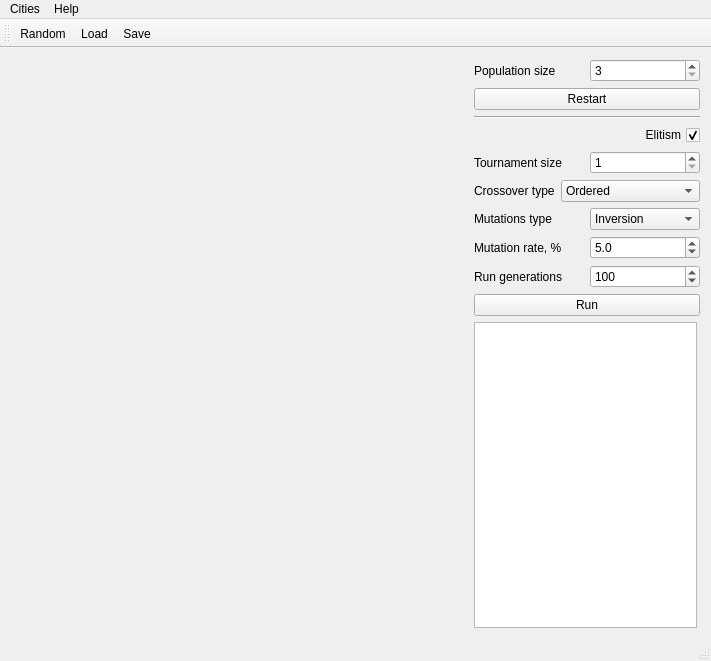
<?xml version="1.0" encoding="UTF-8"?>
<ui version="4.0">
 <class>MainWindow</class>
 <widget class="QMainWindow" name="MainWindow">
  <property name="geometry">
   <rect>
    <x>0</x>
    <y>0</y>
    <width>711</width>
    <height>661</height>
   </rect>
  </property>
  <property name="windowTitle">
   <string>Travelling salesman</string>
  </property>
  <property name="windowIcon">
   <iconset resource="application.qrc">
    <normaloff>:/images/R531.png</normaloff>:/images/R531.png</iconset>
  </property>
  <widget class="QWidget" name="centralWidget">
   <layout class="QHBoxLayout" name="horizontalLayout_3">
    <item>
     <layout class="QHBoxLayout" name="horizontalLayout" stretch="2,1">
      <property name="sizeConstraint">
       <enum>QLayout::SetDefaultConstraint</enum>
      </property>
      <item>
       <layout class="QVBoxLayout" name="verticalLayout" stretch="0,0">
        <property name="sizeConstraint">
         <enum>QLayout::SetNoConstraint</enum>
        </property>
        <item>
         <widget class="QCustomPlot" name="citiesPlot" native="true">
          <property name="sizePolicy">
           <sizepolicy hsizetype="Preferred" vsizetype="Preferred">
            <horstretch>0</horstretch>
            <verstretch>2</verstretch>
           </sizepolicy>
          </property>
         </widget>
        </item>
        <item>
         <widget class="QCustomPlot" name="statPlot" native="true">
          <property name="sizePolicy">
           <sizepolicy hsizetype="Preferred" vsizetype="Preferred">
            <horstretch>0</horstretch>
            <verstretch>1</verstretch>
           </sizepolicy>
          </property>
         </widget>
        </item>
       </layout>
      </item>
      <item>
       <layout class="QVBoxLayout" name="verticalLayout_3" stretch="0,0,0,0,1,0,0">
        <property name="sizeConstraint">
         <enum>QLayout::SetFixedSize</enum>
        </property>
        <item>
         <layout class="QHBoxLayout" name="horizontalLayout_8">
          <item>
           <widget class="QLabel" name="label_2">
            <property name="text">
             <string>Population size</string>
            </property>
           </widget>
          </item>
          <item>
           <widget class="QSpinBox" name="popSizeSpinBox">
            <property name="minimum">
             <number>3</number>
            </property>
            <property name="maximum">
             <number>100</number>
            </property>
           </widget>
          </item>
         </layout>
        </item>
        <item>
         <widget class="QPushButton" name="repopulateButton">
          <property name="text">
           <string>Restart</string>
          </property>
         </widget>
        </item>
        <item>
         <widget class="Line" name="line">
          <property name="orientation">
           <enum>Qt::Horizontal</enum>
          </property>
         </widget>
        </item>
        <item>
         <layout class="QHBoxLayout" name="horizontalLayout_6">
          <item>
           <widget class="QCheckBox" name="elitismCheckBox">
            <property name="layoutDirection">
             <enum>Qt::RightToLeft</enum>
            </property>
            <property name="text">
             <string>Elitism</string>
            </property>
            <property name="checked">
             <bool>true</bool>
            </property>
           </widget>
          </item>
         </layout>
        </item>
        <item>
         <layout class="QVBoxLayout" name="verticalLayout_4">
          <item>
           <layout class="QHBoxLayout" name="horizontalLayout_5">
            <item>
             <widget class="QLabel" name="tournamentLabel">
              <property name="text">
               <string>Tournament size</string>
              </property>
             </widget>
            </item>
            <item>
             <widget class="QSpinBox" name="tournamentSpinBox">
              <property name="minimum">
               <number>1</number>
              </property>
             </widget>
            </item>
           </layout>
          </item>
          <item>
           <layout class="QHBoxLayout" name="horizontalLayout_9">
            <item>
             <widget class="QLabel" name="crossTypeLabel">
              <property name="text">
               <string>Crossover type</string>
              </property>
             </widget>
            </item>
            <item>
             <widget class="QComboBox" name="crossTypeComboBox">
              <property name="currentIndex">
               <number>0</number>
              </property>
              <item>
               <property name="text">
                <string>Ordered</string>
               </property>
              </item>
              <item>
               <property name="text">
                <string>Cycle</string>
               </property>
              </item>
              <item>
               <property name="text">
                <string>Position based</string>
               </property>
              </item>
              <item>
               <property name="text">
                <string>Edge recombination</string>
               </property>
              </item>
             </widget>
            </item>
           </layout>
          </item>
          <item>
           <layout class="QHBoxLayout" name="horizontalLayout_7">
            <item>
             <widget class="QLabel" name="mutTypeLabel">
              <property name="text">
               <string>Mutations type</string>
              </property>
             </widget>
            </item>
            <item>
             <widget class="QComboBox" name="mutTypeComboBox">
              <item>
               <property name="text">
                <string>Inversion</string>
               </property>
              </item>
              <item>
               <property name="text">
                <string>Insertion</string>
               </property>
              </item>
              <item>
               <property name="text">
                <string>Swap two</string>
               </property>
              </item>
              <item>
               <property name="text">
                <string>Swap three</string>
               </property>
              </item>
             </widget>
            </item>
           </layout>
          </item>
          <item>
           <layout class="QHBoxLayout" name="horizontalLayout_2">
            <item>
             <widget class="QLabel" name="label">
              <property name="text">
               <string>Mutation rate, %</string>
              </property>
             </widget>
            </item>
            <item>
             <widget class="QDoubleSpinBox" name="mutationSpinBox">
              <property name="decimals">
               <number>1</number>
              </property>
              <property name="maximum">
               <double>100.000000000000000</double>
              </property>
              <property name="singleStep">
               <double>0.500000000000000</double>
              </property>
              <property name="value">
               <double>5.000000000000000</double>
              </property>
             </widget>
            </item>
           </layout>
          </item>
          <item>
           <layout class="QHBoxLayout" name="horizontalLayout_4">
            <item>
             <widget class="QLabel" name="stepLabel">
              <property name="text">
               <string>Run generations</string>
              </property>
             </widget>
            </item>
            <item>
             <widget class="QSpinBox" name="stepSpinBox">
              <property name="minimum">
               <number>1</number>
              </property>
              <property name="maximum">
               <number>9999</number>
              </property>
              <property name="value">
               <number>100</number>
              </property>
             </widget>
            </item>
           </layout>
          </item>
         </layout>
        </item>
        <item>
         <widget class="QPushButton" name="runButton">
          <property name="text">
           <string>Run</string>
          </property>
         </widget>
        </item>
        <item>
         <widget class="QListView" name="listView">
          <property name="sizePolicy">
           <sizepolicy hsizetype="Preferred" vsizetype="Preferred">
            <horstretch>0</horstretch>
            <verstretch>0</verstretch>
           </sizepolicy>
          </property>
          <property name="minimumSize">
           <size>
            <width>223</width>
            <height>0</height>
           </size>
          </property>
          <property name="maximumSize">
           <size>
            <width>223</width>
            <height>16777215</height>
           </size>
          </property>
         </widget>
        </item>
       </layout>
      </item>
     </layout>
    </item>
   </layout>
  </widget>
  <widget class="QMenuBar" name="menuBar">
   <property name="geometry">
    <rect>
     <x>0</x>
     <y>0</y>
     <width>711</width>
     <height>18</height>
    </rect>
   </property>
   <widget class="QMenu" name="menuFile">
    <property name="title">
     <string>Cities</string>
    </property>
    <addaction name="actionRandom_Initialization"/>
    <addaction name="actionLoad"/>
    <addaction name="actionSave"/>
    <addaction name="separator"/>
    <addaction name="actionExit"/>
   </widget>
   <widget class="QMenu" name="menuHelp">
    <property name="title">
     <string>Help</string>
    </property>
    <addaction name="actionAbout_Qt"/>
   </widget>
   <addaction name="menuFile"/>
   <addaction name="menuHelp"/>
  </widget>
  <widget class="QToolBar" name="mainToolBar">
   <property name="movable">
    <bool>true</bool>
   </property>
   <attribute name="toolBarArea">
    <enum>TopToolBarArea</enum>
   </attribute>
   <attribute name="toolBarBreak">
    <bool>false</bool>
   </attribute>
   <addaction name="actionRandom_Initialization"/>
   <addaction name="actionLoad"/>
   <addaction name="actionSave"/>
  </widget>
  <widget class="QStatusBar" name="statusBar">
   <property name="toolTip">
    <string/>
   </property>
  </widget>
  <action name="actionSave">
   <property name="icon">
    <iconset resource="application.qrc">
     <normaloff>:/images/save.png</normaloff>:/images/save.png</iconset>
   </property>
   <property name="text">
    <string>Save</string>
   </property>
   <property name="toolTip">
    <string>&lt;html&gt;&lt;head/&gt;&lt;body&gt;&lt;p&gt;Save cities configuration&lt;/p&gt;&lt;/body&gt;&lt;/html&gt;</string>
   </property>
  </action>
  <action name="actionExit">
   <property name="text">
    <string>Exit</string>
   </property>
  </action>
  <action name="actionRandom_Initialization">
   <property name="icon">
    <iconset resource="application.qrc">
     <normaloff>:/images/roll.png</normaloff>:/images/roll.png</iconset>
   </property>
   <property name="text">
    <string>Random</string>
   </property>
   <property name="toolTip">
    <string>Random</string>
   </property>
  </action>
  <action name="actionAbout_Qt">
   <property name="text">
    <string>About Qt</string>
   </property>
  </action>
  <action name="actionLoad">
   <property name="icon">
    <iconset resource="application.qrc">
     <normaloff>:/images/open.png</normaloff>:/images/open.png</iconset>
   </property>
   <property name="text">
    <string>Load</string>
   </property>
  </action>
 </widget>
 <layoutdefault spacing="6" margin="11"/>
 <customwidgets>
  <customwidget>
   <class>QCustomPlot</class>
   <extends>QWidget</extends>
   <header>qcustomplot.h</header>
   <container>1</container>
  </customwidget>
 </customwidgets>
 <resources>
  <include location="application.qrc"/>
 </resources>
 <connections>
  <connection>
   <sender>actionExit</sender>
   <signal>triggered()</signal>
   <receiver>MainWindow</receiver>
   <slot>close()</slot>
   <hints>
    <hint type="sourcelabel">
     <x>-1</x>
     <y>-1</y>
    </hint>
    <hint type="destinationlabel">
     <x>350</x>
     <y>286</y>
    </hint>
   </hints>
  </connection>
 </connections>
</ui>
